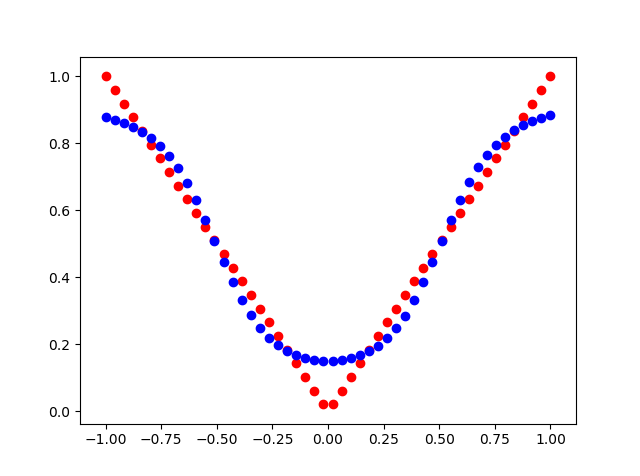

Write Python code to recreate this figure.
import numpy as np
import matplotlib.pyplot as plt

def sigmoid(x):
    return 1. / (1. + np.exp(-x))


class SigmoidLayer(object):
    def __init__(self, rng, input, n_in, n_out, W=None, b=None):
        self.input = input
        self.rng = rng
        self.n_in = n_in
        self.n_out = n_out

        if W is None:
            W = rng.uniform(low=-4*np.sqrt(6. / (n_in + n_out)),
                            high=4*np.sqrt(6. / (n_in + n_out)),
                            size=(n_in, n_out))
        if b is None:
            b = np.zeros(n_out)

        self.W = W
        self.b = b

    def forward(self, input=None):
        if input is not None:
            self.input = input
        lin_output = np.dot(self.input, self.W) + self.b
        self.output = sigmoid(lin_output)
        return self.output

    def backward(self, d, lr):
        d_next = np.dot(d, self.W.T) * self.input * (1-self.input)
        for i in range(self.input.shape[0]):
            xi = self.input[i:i+1].T
            di = d[i:i+1]
            self.W -= lr * np.dot(xi, di)
            self.b -= lr * d[i]
        return d_next

    def get_outputlayer_delta(self, y):
        return (self.output-y) * self.output * (1-self.output)


class MLP(object):
    def __init__(self, rng, input, label, n_in, hidden_layer_sizes, n_out):
        self.rng = rng
        self.input = input
        self.label = label

        self.hidden_layers = []
        n_layers = len(hidden_layer_sizes)
        self.n_layers = n_layers

        for i in range(n_layers):
            if i == 0:
                input_size = n_in
                layer_input = self.input
            else:
                input_size = hidden_layer_sizes[i-1]
                layer_input = self.hidden_layers[i-1].forward()

            self.hidden_layers.append(
                SigmoidLayer(rng, layer_input, input_size,
                             hidden_layer_sizes[i])
            )
        self.output_layer = SigmoidLayer(
                                rng,
                                self.hidden_layers[n_layers-1].forward(),
                                hidden_layer_sizes[n_layers-1],
                                n_out
                            )

    def predict(self, x=None):
        if x is None:
            x = self.input

        for i in range(self.n_layers):
            x = self.hidden_layers[i].forward(x)
        return self.output_layer.forward(x)

    def train(self, lr=0.1, epochs=1000, batch_size=5):
        X = self.input
        t = self.label

        for i in range(epochs):
            index = self.rng.permutation(X.shape[0])
            for n in range(0, X.shape[0], batch_size):
                g = X[index[n:n+batch_size]]
                for j in range(self.n_layers):
                    g = self.hidden_layers[j].forward(g)
                g = self.output_layer.forward(g)

                d = self.output_layer.get_outputlayer_delta(t[index[n:n+batch_size]])
                d = self.output_layer.backward(d, lr)
                for j in range(self.n_layers)[::-1]:
                    d = self.hidden_layers[j].backward(d, lr)

            loss_sum = np.sum((self.predict() - t)**2)
            print("epoch: {0:5d}, loss: {1:.5f}".format(i, loss_sum))

if __name__ == '__main__':
    m = 50
    x_train = np.linspace(-1, 1, m).reshape((m, 1))
    y_train = np.abs(x_train)
    rng = np.random.RandomState(123)
    mlp = MLP(rng, x_train, y_train, len(x_train[0]),
              [4, 4], len(y_train[0]))
    mlp.train()
    y_hat = mlp.predict(x_train)
    plt.scatter(x_train, y_train, color='r')
    plt.scatter(x_train, y_hat, color='b')
    # plt.savefig("mlp_approximate_abs_10000.png")
    plt.show()
